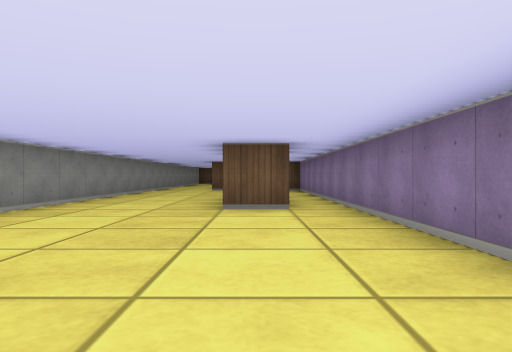
[1] (above)

15 first-person views from a walk through a cub3D ray-caster map. The camera is about half as high as the walls, looks level and sees 70° across. The floor is counted in squares. Each view is taken from the middle of a square. On the plan, view 1 faces up. The plan holds only what a view shows up to about 9 squares ahead; the rest is blank.

[2]
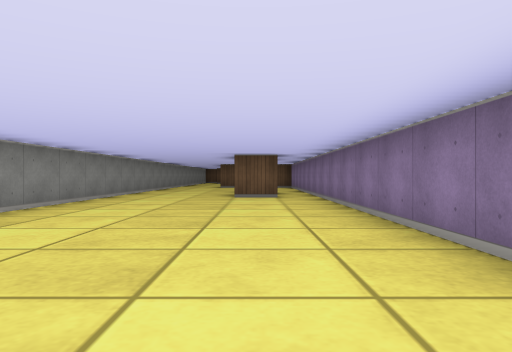

[3]
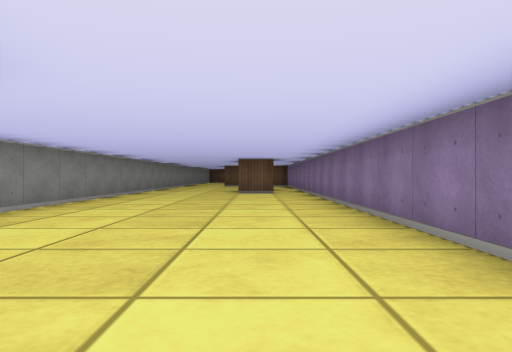

[4]
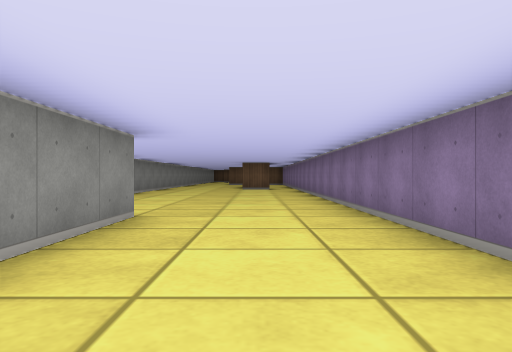

[5]
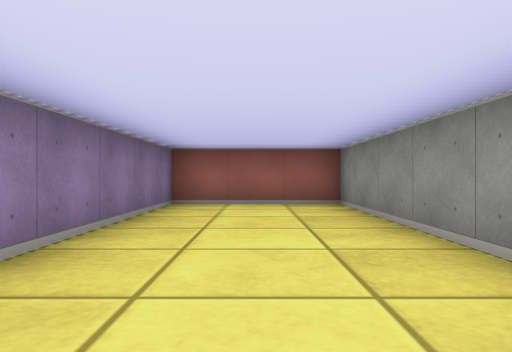

[6]
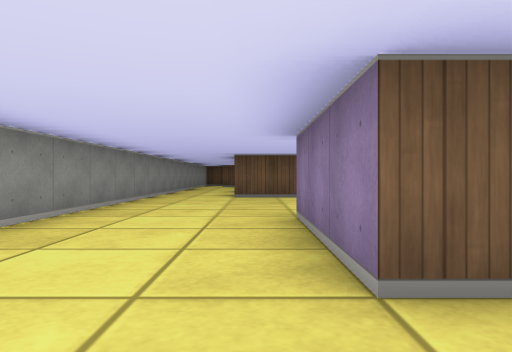

[7]
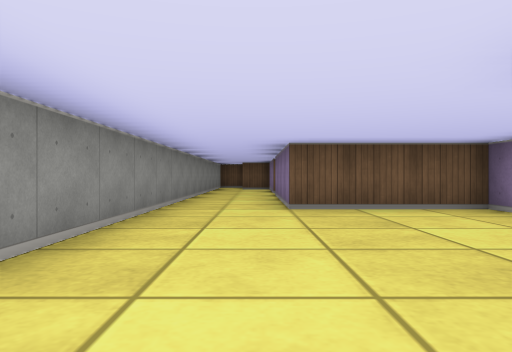

[8]
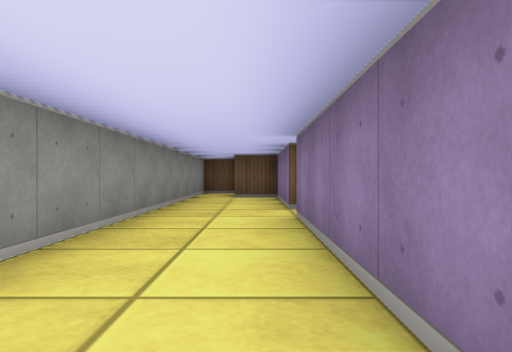

[9]
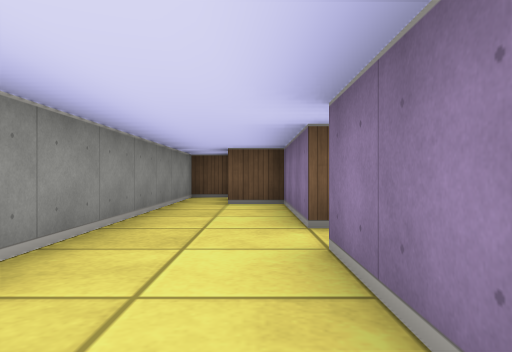

[10]
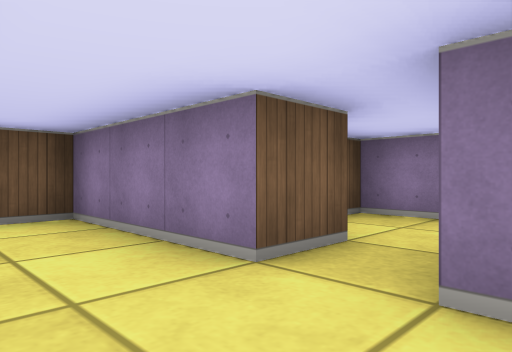

[11]
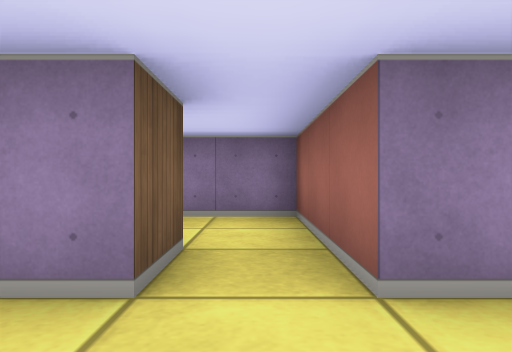

[12]
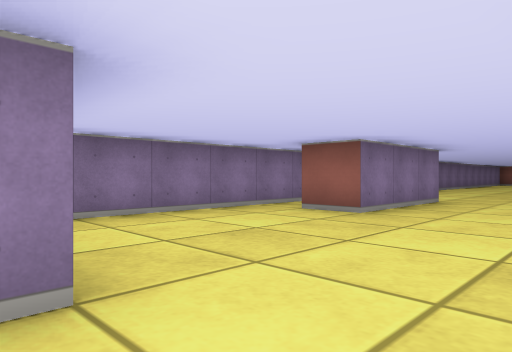

[13]
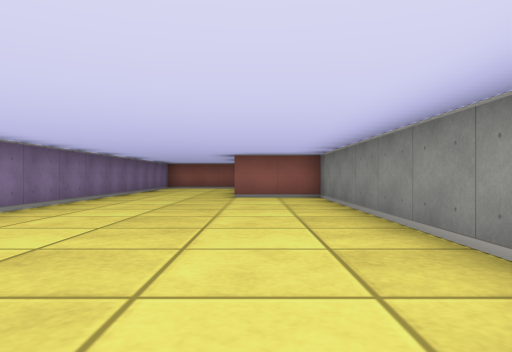

[14]
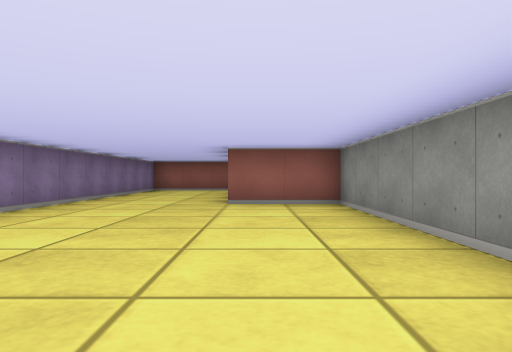

[15]
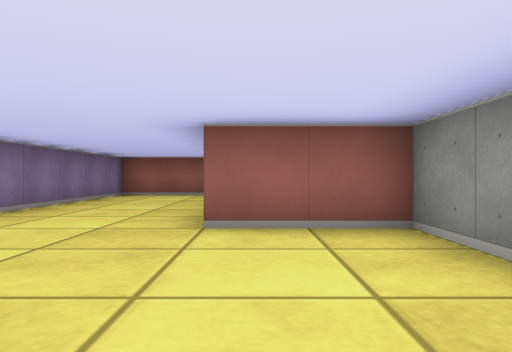

### Floor plan
Points are (right, up) in squares from view 1. A wall is a line through its corners. A room is listed if a view was taken in it or the views show most of it. See-through windows are left out.
Room 1 (views 1, 2, 3, 4, 5, 6, 7, 8, 9, 10, 11, 12, 13, 14, 15)
walls: (0.6, 5.5) (-0.5, 5.5) (-0.5, 8.5) (0.5, 8.5); (-0.5, 17.5) (-1.5, 17.5) (-1.5, 20.5) (-2.5, 20.5); (-2.6, 22.5) (-3.5, 22.5) (-3.5, -3.5) (-1.5, -3.5) (-1.5, -9.5) (1.5, -9.5) (1.5, 12.5) (-1.5, 12.5) (-1.5, 16.5) (-0.5, 16.5)
ways out: opening at (-1, 17) to room 2
Room 2 (no view inside)
walls: (-0.5, 16.5) (1.5, 16.5) (1.5, 18.5)
ways out: opening at (-1, 17) to room 1

Positions as (right, up) in squares from view 1, and headings:
1: (0, 0), facing up
2: (0, -3), facing up
3: (0, -5), facing up
4: (0, -8), facing up
5: (0, -3), facing down
6: (-1, 4), facing up
7: (-2, 7), facing up
8: (-2, 12), facing up
9: (-2, 14), facing up
10: (-3, 16), facing up-right
11: (-3, 17), facing right
12: (-3, 13), facing down-right
13: (-2, 5), facing down
14: (-2, 3), facing down
15: (-2, 0), facing down
